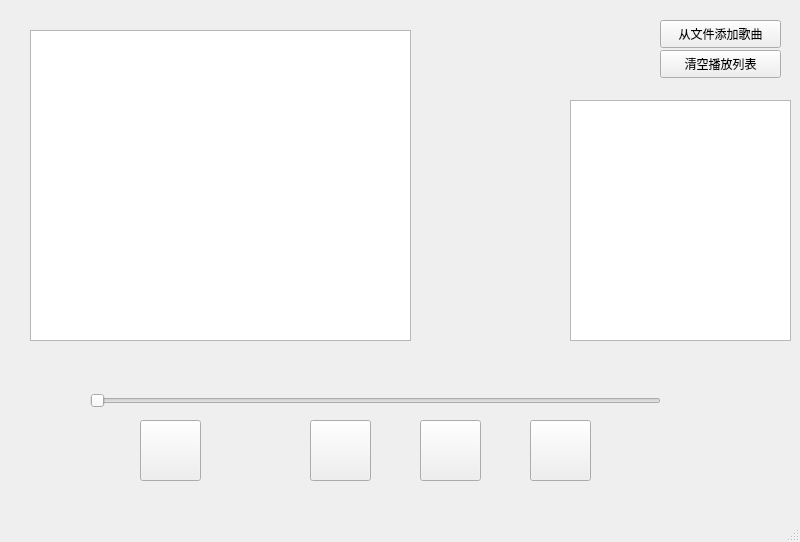
<?xml version="1.0" encoding="UTF-8"?>
<ui version="4.0">
 <class>MainWindow</class>
 <widget class="QMainWindow" name="MainWindow">
  <property name="geometry">
   <rect>
    <x>0</x>
    <y>0</y>
    <width>800</width>
    <height>542</height>
   </rect>
  </property>
  <property name="windowTitle">
   <string>MainWindow</string>
  </property>
  <widget class="QWidget" name="centralwidget">
   <widget class="QPushButton" name="addMusicButton">
    <property name="geometry">
     <rect>
      <x>660</x>
      <y>20</y>
      <width>121</width>
      <height>28</height>
     </rect>
    </property>
    <property name="text">
     <string>从文件添加歌曲</string>
    </property>
   </widget>
   <widget class="QLabel" name="musicLabel">
    <property name="geometry">
     <rect>
      <x>100</x>
      <y>370</y>
      <width>541</width>
      <height>16</height>
     </rect>
    </property>
    <property name="text">
     <string/>
    </property>
   </widget>
   <widget class="QSlider" name="musicpositionSlider">
    <property name="geometry">
     <rect>
      <x>90</x>
      <y>390</y>
      <width>571</width>
      <height>22</height>
     </rect>
    </property>
    <property name="orientation">
     <enum>Qt::Horizontal</enum>
    </property>
   </widget>
   <widget class="QLabel" name="musictimeLabel">
    <property name="geometry">
     <rect>
      <x>670</x>
      <y>390</y>
      <width>81</width>
      <height>16</height>
     </rect>
    </property>
    <property name="text">
     <string/>
    </property>
   </widget>
   <widget class="QPushButton" name="playBackMode_pushButton">
    <property name="geometry">
     <rect>
      <x>140</x>
      <y>420</y>
      <width>61</width>
      <height>61</height>
     </rect>
    </property>
    <property name="text">
     <string/>
    </property>
    <property name="icon">
     <iconset resource="musicPlayerImageSources/iconSources.qrc">
      <normaloff>:/LoopIcon.png</normaloff>:/LoopIcon.png</iconset>
    </property>
    <property name="iconSize">
     <size>
      <width>58</width>
      <height>58</height>
     </size>
    </property>
   </widget>
   <widget class="QListWidget" name="playlist_listWidget">
    <property name="geometry">
     <rect>
      <x>570</x>
      <y>100</y>
      <width>221</width>
      <height>241</height>
     </rect>
    </property>
   </widget>
   <widget class="QListWidget" name="lyrics_listWidget">
    <property name="geometry">
     <rect>
      <x>30</x>
      <y>30</y>
      <width>381</width>
      <height>311</height>
     </rect>
    </property>
   </widget>
   <widget class="QLabel" name="background_label">
    <property name="geometry">
     <rect>
      <x>0</x>
      <y>360</y>
      <width>801</width>
      <height>131</height>
     </rect>
    </property>
    <property name="text">
     <string/>
    </property>
    <property name="pixmap">
     <pixmap resource="musicPlayerImageSources/iconSources.qrc">:/background.png</pixmap>
    </property>
    <property name="scaledContents">
     <bool>true</bool>
    </property>
   </widget>
   <widget class="QPushButton" name="clearList_pushButton">
    <property name="geometry">
     <rect>
      <x>660</x>
      <y>50</y>
      <width>121</width>
      <height>28</height>
     </rect>
    </property>
    <property name="text">
     <string>清空播放列表</string>
    </property>
   </widget>
   <widget class="QPushButton" name="lastmusicpushButton">
    <property name="geometry">
     <rect>
      <x>310</x>
      <y>420</y>
      <width>61</width>
      <height>61</height>
     </rect>
    </property>
    <property name="text">
     <string/>
    </property>
    <property name="icon">
     <iconset resource="musicPlayerImageSources/iconSources.qrc">
      <normaloff>:/lastmusicIcon.png</normaloff>:/lastmusicIcon.png</iconset>
    </property>
    <property name="iconSize">
     <size>
      <width>58</width>
      <height>58</height>
     </size>
    </property>
   </widget>
   <widget class="QPushButton" name="playpushButton">
    <property name="geometry">
     <rect>
      <x>420</x>
      <y>420</y>
      <width>61</width>
      <height>61</height>
     </rect>
    </property>
    <property name="text">
     <string/>
    </property>
    <property name="icon">
     <iconset resource="musicPlayerImageSources/iconSources.qrc">
      <normaloff>:/pauseIcon.png</normaloff>:/pauseIcon.png</iconset>
    </property>
    <property name="iconSize">
     <size>
      <width>58</width>
      <height>58</height>
     </size>
    </property>
   </widget>
   <widget class="QPushButton" name="nextmusicpushButton">
    <property name="geometry">
     <rect>
      <x>530</x>
      <y>420</y>
      <width>61</width>
      <height>61</height>
     </rect>
    </property>
    <property name="text">
     <string/>
    </property>
    <property name="icon">
     <iconset resource="musicPlayerImageSources/iconSources.qrc">
      <normaloff>:/nextmusicIcon.png</normaloff>:/nextmusicIcon.png</iconset>
    </property>
    <property name="iconSize">
     <size>
      <width>58</width>
      <height>58</height>
     </size>
    </property>
   </widget>
   <zorder>addMusicButton</zorder>
   <zorder>playlist_listWidget</zorder>
   <zorder>lyrics_listWidget</zorder>
   <zorder>background_label</zorder>
   <zorder>playBackMode_pushButton</zorder>
   <zorder>lastmusicpushButton</zorder>
   <zorder>playpushButton</zorder>
   <zorder>nextmusicpushButton</zorder>
   <zorder>musicpositionSlider</zorder>
   <zorder>musictimeLabel</zorder>
   <zorder>musicLabel</zorder>
   <zorder>clearList_pushButton</zorder>
  </widget>
  <widget class="QMenuBar" name="menubar">
   <property name="geometry">
    <rect>
     <x>0</x>
     <y>0</y>
     <width>800</width>
     <height>25</height>
    </rect>
   </property>
  </widget>
  <widget class="QStatusBar" name="statusbar"/>
 </widget>
 <resources>
  <include location="musicPlayerImageSources/iconSources.qrc"/>
 </resources>
 <connections/>
</ui>
